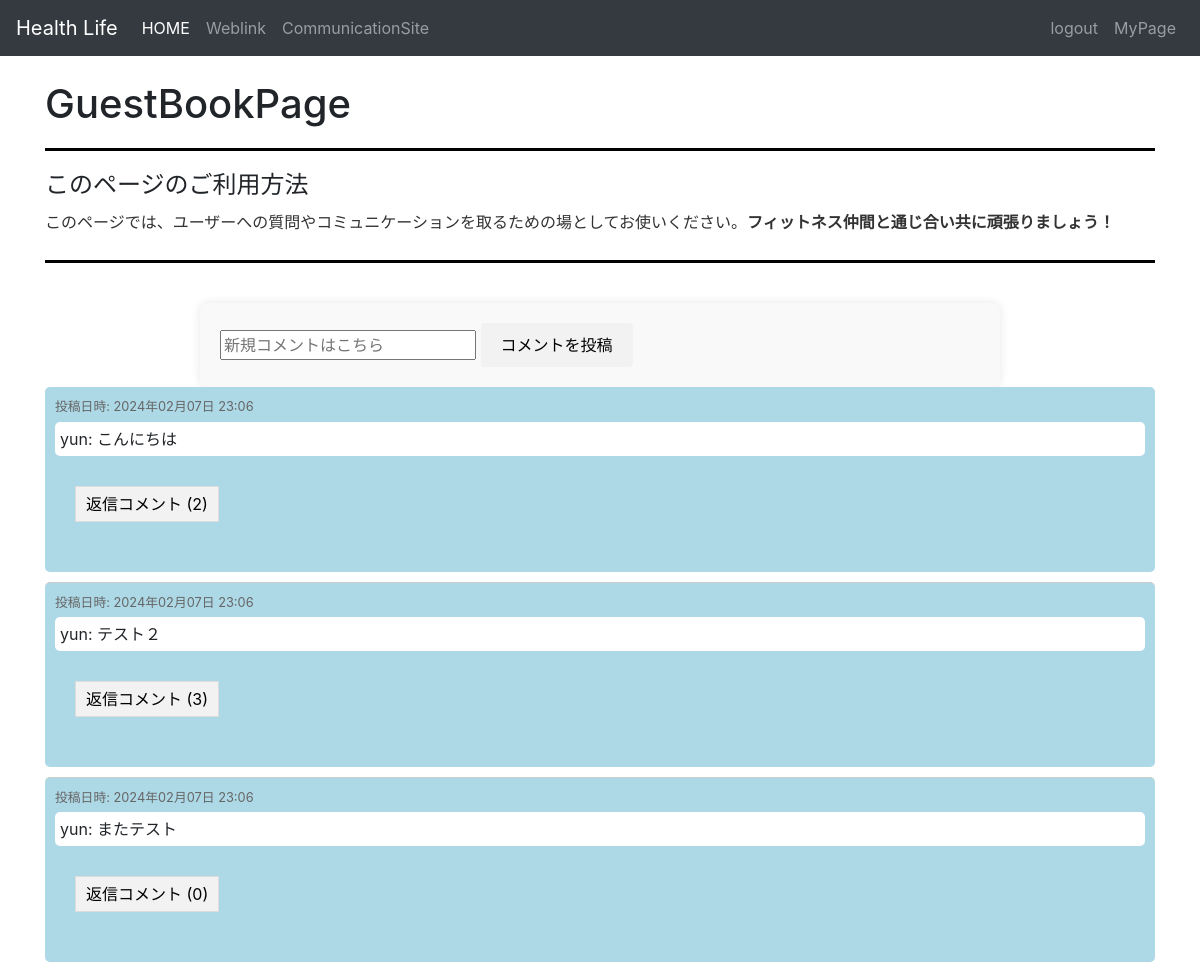
Screenshot of /guestbook/ (signed in) with the database file from the repository.
### myapp/models.py (models this page shows)
class Entry(models.Model):
    user = models.ForeignKey(User, on_delete=models.CASCADE)
    description = models.TextField()
    timestamp = models.DateTimeField(default=timezone.now)  # 追加

### myapp/views.py (the view)
# urls.py: path('guestbook/', guestbook, name='guestbook'),
def guestbook(request):
    if request.method == 'POST':
        if 'reply_text' in request.POST:
            reply_text = request.POST['reply_text']
            entry_id = request.POST['entry_id']
            entry = Entry.objects.get(id=entry_id)
            reply = Reply(user=request.user, entry=entry, description=reply_text)
            reply.save()
            return redirect('guestbook')
        else:
            form = EntryForm(request.POST)
            if form.is_valid():
                entry = form.save(commit=False)
                entry.user = request.user
                entry.save()
                return redirect('guestbook')
    else:
        form = EntryForm()
    entries = Entry.objects.all()
    return render(request, 'guestbook/guestbook.html', {'form': form, 'entries': entries})

### myapp/forms.py
class EntryForm(forms.ModelForm):
    description = forms.CharField(widget=forms.TextInput(attrs={'placeholder': '新規コメントはこちら', 'required': True}))
    class Meta:
        model = Entry
        fields = ['description']

### templates/guestbook/guestbook.html (shortened to what this page needs)
{% extends 'base.html' %}
{% block content %}
    <h1>GuestBookPage</h1>
    <div class="page-description">
        <h2>このページのご利用方法</h2>
        <p>  このページでは、ユーザーへの質問やコミュニケーションを取るための場としてお使いください。<strong>フィットネス仲間と通じ合い共に頑張りましょう！</strong></p>
    </div>
    <form method="post">
        {{ form.description }}
        <button type="submit">コメントを投稿</button>
    </form>
    {% for entry in entries %}
        <div class="entry">
            <p class="comment-timestamp">投稿日時: {{ entry.timestamp|date:"Y年m月d日 H:i" }}</p>
            <p class="comment-text">{{ entry.user.username }}: {{ entry.description }}</p>
            <div class="reply-container" id="reply-container-{{ entry.id }}">
                <button class="comment-button" onclick="toggleReplies('{{ entry.id }}')">
                    返信コメント ({{ entry.replies.all.count }})
                </button>
            </div>
        </div>
    {% endfor %}
    {% load static %}
{% endblock %}

### myapp/static/styles.css (style rules this page uses)
form { background-color: #f9f9f9; padding: 20px; border-radius: 8px; box-shadow: 0 0 10px rgba(0, 0, 0, 0.1); max-width: 800px; margin: auto; }
button[type="submit"] { background-color: #f2f2f2; color: black; padding: 10px 20px; border: none; border-radius: 4px; cursor: pointer; font-size: 1em; }
.entry + .entry { border-top: 1px solid #ccc; margin-top: 10px; padding-top: 10px; }
.entry { border-bottom: 1px solid #ccc; padding: 10px; margin-bottom: 10px; }
.comment-text { font-size: 1em; margin-bottom: 0.5em; background-color: #fff; padding: 5px; border-radius: 5px; }
.comment-timestamp { display: block; font-size: 0.8em; color: #666; margin-bottom: 5px; }
.reply-container { margin-left: 20px; margin-top: 20px; }
.comment-button { margin-top: 10px; margin-right: 5px; padding: 5px 10px; background-color: #f2f2f2; border: 1px solid #ddd; cursor: pointer; margin-bottom: 40px; }
.entry { background-color: #add8e6; padding: 10px; margin-bottom: 10px; border-radius: 5px; border-bottom: none; }
.page-description { margin-top: 20px; margin-bottom: 40px; padding: 20px 0; border-top: 3px solid #000; border-bottom: 3px solid #000; }
.page-description h2 { font-size: 1.5em; margin-bottom: 10px; }
.page-description p { font-size: 1em; line-height: 1.6; color: #333; margin-bottom: 5px; }
.page-description strong { font-weight: bold; }

### rows the page displays
Entry: timestamp "2024年02月07日 23:06", user.username "yun", description "こんにちは", replies.all.count "2"
Entry: timestamp "2024年02月07日 23:06", user.username "yun", description "テスト２", replies.all.count "3"
Entry: timestamp "2024年02月07日 23:06", user.username "yun", description "またテスト", replies.all.count "0"
